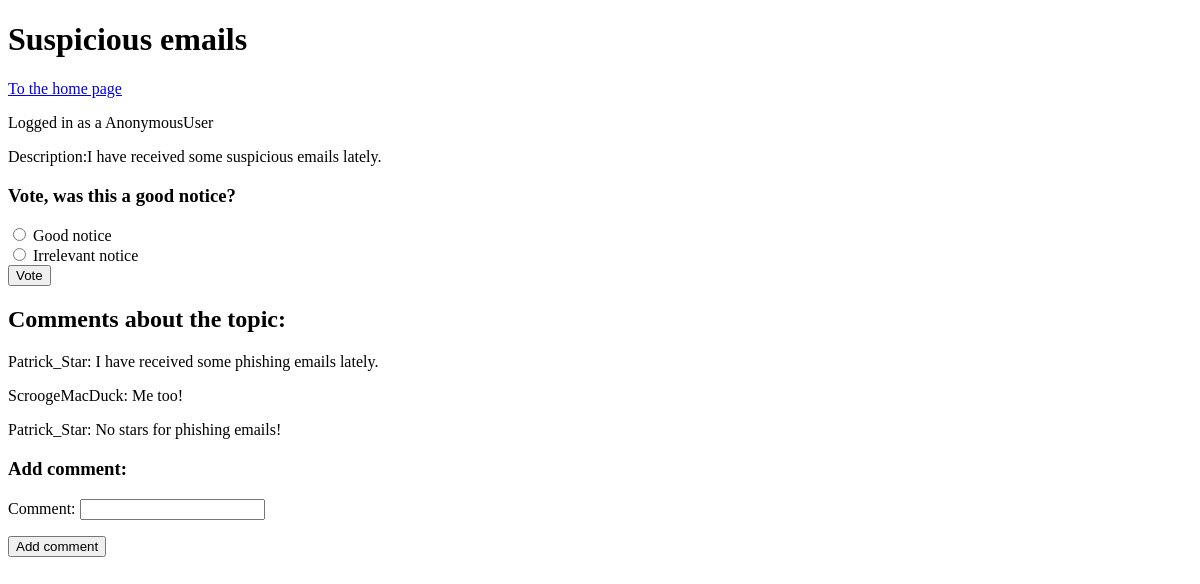
Page /secureapp/2/ on the earlier database version.
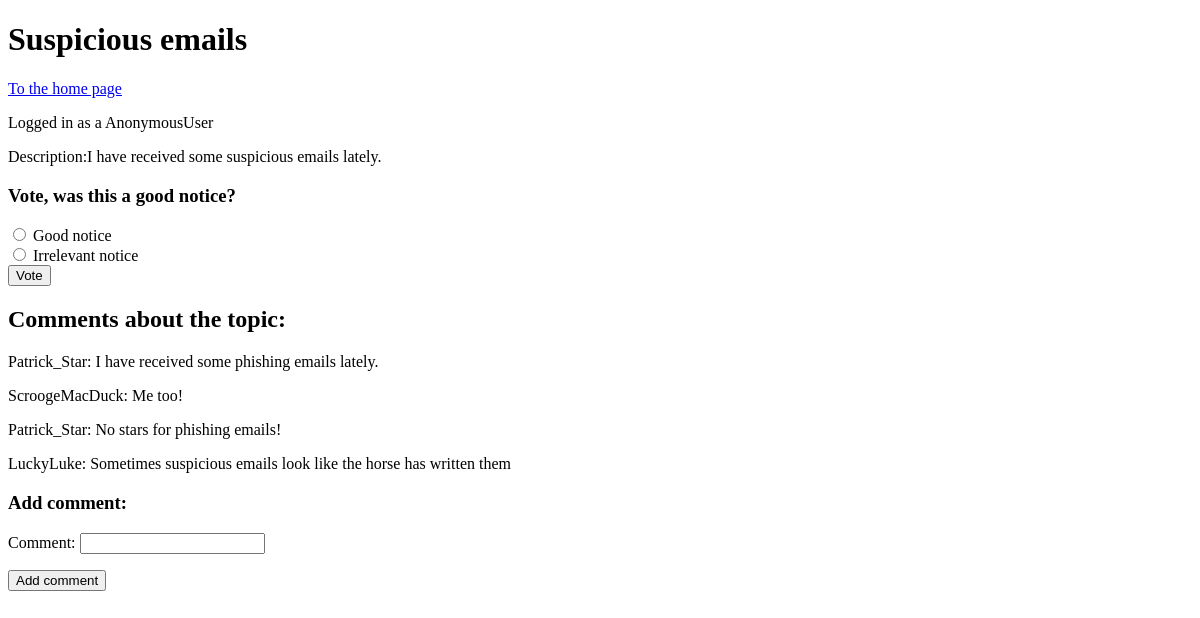
Same page on the later database version.
### secureapp/models.py (models this page shows, shortened)
class Choice(models.Model):
    notice = models.ForeignKey(Notice, on_delete=models.CASCADE)
    choice_text = models.CharField(max_length=200)
    votes = models.IntegerField(default=0)

class Comment(models.Model):
    notice = models.ForeignKey(Notice, on_delete=models.CASCADE)
    commenttext = models.CharField('Comment',max_length=2000)
    user = models.ForeignKey(User, on_delete=models.CASCADE)

### secureapp/views.py (the view, shortened to what this page needs)
# urls.py: path('<int:pk>/', views.DetailView.as_view(), name='detail'),
class DetailView(generic.DetailView):
    model = Notice
    template_name = 'secureapp/details.html'
    def get(self, request, *args, **kwargs):
            n = self.get_object()
            comments = Comment.objects.all()
            sqlq = request.GET.get('search')
            if sqlq:
                comments = Comment.objects.raw("SELECT * FROM Comment WHERE title LIKE '%{}%'".format(sqlq))
            form = CommentForm()
            return render(request, self.template_name, {'notice': n, 'comments': comments, 'form': form})

### secureapp/forms.py
class CommentForm(forms.ModelForm):
    class Meta:
        model = Comment
        fields = ['commenttext']

### secureapp/templates/secureapp/details.html (shortened to what this page needs)
<!DOCTYPE html>
<head>
</head>
<h1>{{ notice.notice_title }}</h1>
<a href="{% url 'secureapp:home'%}">To the home page</a>
<p>Logged in as a {{user}}</p>
<p>Description:{{ notice.description }}</p>
<h3>Vote, was this a good notice?</h3>
<form action="{% url 'secureapp:vote' notice.id %}" method="post">
    {% for choice in notice.choice_set.all %}
        <input type="radio" name="choice" id="choice{{ forloop.counter }}" value="{{ choice.id }}">
        <label for="choice{{ forloop.counter }}">{{ choice.choice_text }}</label><br>
    {% endfor %}
    <input type="submit" value="Vote">
</form>
{% block content %}
<h2>Comments about the topic:</h2>
{% for comment in comments %}
    {%if comment.notice.id == notice.id %}
    <p>{{ comment.user.username }}: {{comment.commenttext }}</p>
    {%endif%}
{% endfor %}
<h3>Add comment:</h3>
<form method="post" action="{% url 'secureapp:detail' notice.id %}">
    {{ form.as_p }}
    <button type="submit">Add comment</button>
</form>
{% endblock %}

Differences in the rows shown:
added Comment: user.username "LuckyLuke", commenttext "Sometimes suspicious emails look like the horse has written them"
